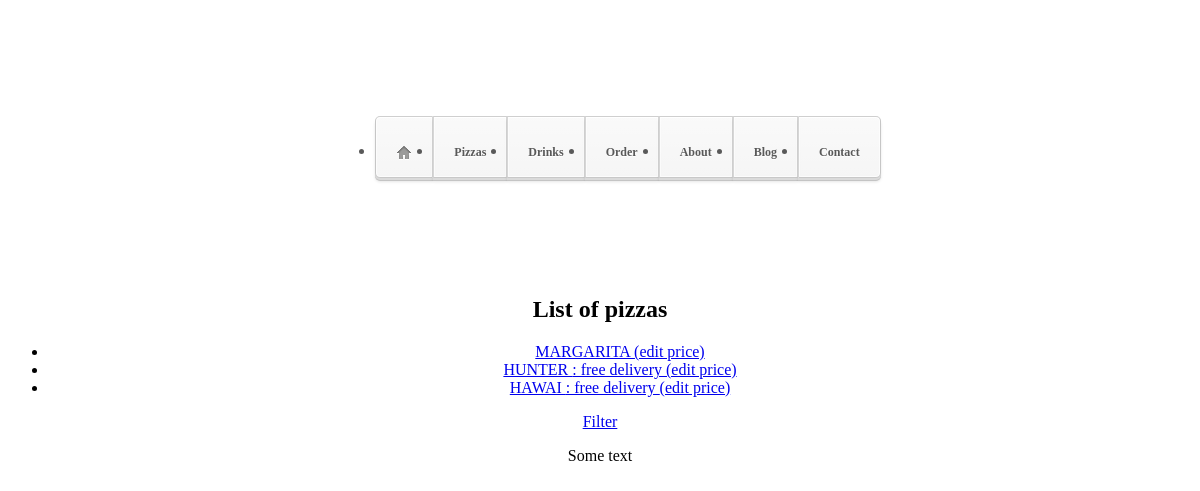
/pizza/pizzas/, run on an earlier commit of the app's database.
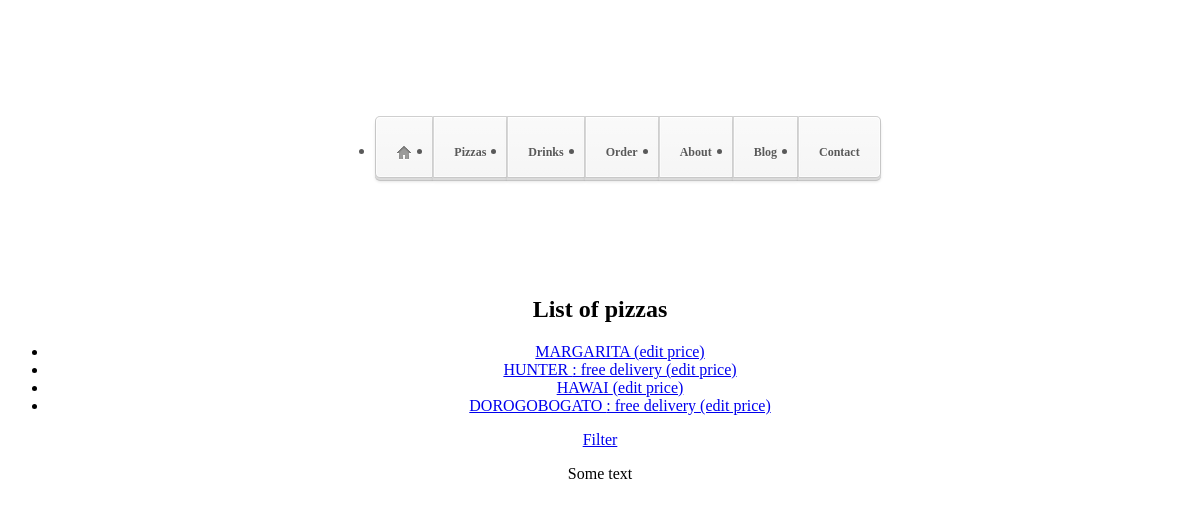
And on a later commit of the database.
### pizza/models.py (models this page shows, shortened)
class PizzaName(models.Model):
	name = models.CharField('Pizza', max_length=30)
	price = models.DecimalField('Price', max_digits=5, decimal_places=2, default=0)
	weight = models.IntegerField('Weight, grams', default=50)

### pizza/views.py (the view)
# urls.py: path('pizzas/', PizzasList.as_view()),
class PizzasList(ListView):
	model = PizzaName
	template_name = 'pizza/pizza.html' #template_name = '(modelname)_list.html' - by default

### pizza/templates/pizza/pizza.html
{% extends "index.html" %}
{% block content %}
<h1>List of pizzas</h1>
<ul>
	{% for pizza_name in object_list %}
	<li><a href="/pizza/pizzaadd/{{pizza_name.id}}/edit/">{{ pizza_name.name|upper }}
		{% if pizza_name.price >= 100 %}
			: free delivery
		{% endif %}
		<a href="/pizza/pizzaadd/{{pizza_name.id}}/editprice/">(edit price)</a>
	</li>
	{% endfor %}
</ul>
<a href="/pizza/pizzas/filter/">Filter</a>
{% endblock content %}

### ForPizza/templates/index.html (shortened to what this page needs)
{% extends "base.html" %}

### ForPizza/templates/base.html (shortened to what this page needs)
<!DOCTYPE html>
<html>
<head>
	{% load static %}
	<link rel="stylesheet" type="text/css" href="{% static 'ForPizza/style.css' %}">
</head>
<body>
	<header>
    	<nav class="container">
      		<ul class="nav">
        		<li><a href="index.html" class="nav-icon" title="Home"><span class="icon-home">Home</span></a></li>
        		<li><a href="/pizza/pizzas" title="Products">Pizzas</a></li>
        		<li><a href="/drinks" title="Drinks">Drinks</a></li>
        		<li><a href="/order/add" title="Order">Order</a></li>
        		<li><a href="index.html" title="About">About</a></li>
        		<li><a href="index.html" title="Blog">Blog</a></li>
        		<li><a href="index.html" title="Contact">Contact</a></li>
    		</ul>
    	</nav>
	</header>
	<section class>
		{% block content %} {% endblock %}
	</section>
    {% include "contacts.html" %}
</body>
</html>

### ForPizza/templates/contacts.html
<footer>
	<p>Some text</p>
</footer>

### ForPizza/static/ForPizza/style.css (style rules this page uses)
section, footer { text-align: center; }
.container { margin: 100px auto; width: 1200px; text-align: center; }
.nav { height: 60px; display: inline-block; }
.nav > li, .nav:active > .active { float: left; position: relative; margin: 0 0 4px; height: 60px; color: #595959; text-shadow: 0 1px white; background-color: rgba(0, 0, 0, 0.05); border: 1px solid; border-color: #cfcfcf #d6d6d6 #c8c8c8; background-image: -webkit-linear-gradient(top, rgba(255, 255, 255, 0.6), rgba(255, 255, 255, 0.25)); background-image: -moz-linear-gradient(top, rgba(255, 255, 255, 0.6), rgba(255, 255, 255, 0.25)); background-image: -o-linear-gradient(top, rgba(255, 255, 255, 0.6), rgba(255, 255, 255, 0.25)); background-image: linear-gradient(to bottom, rgba(255, 255, 255, 0.6), rgba(255, 255, 255, 0.25)); -webkit-box-shadow: inset 0 1px white, inset 0 0 0 1px rgba(255, 255, 255, 0.7), 0 2px #dadada, 0 3px #c4c4c4, 0 4px 3px rgba(0, 0, 0, 0.1); box-shadow: inset 0 1px white, inset 0 0 0 1px rgba(255, 255, 255, 0.7), 0 2px #dadada, 0 3px #c4c4c4, 0 4px 3px rgba(0, 0, 0, 0.1); }
.nav > li:first-child { border-left-width: 1px !important; border-left-color: #c6c6c6; border-radius: 5px 0 0 5px; }
.nav > li:last-child { border-right-width: 1px !important; border-right-color: #c6c6c6; border-radius: 0 5px 5px 0; }
.nav > li > a { display: block; position: relative; line-height: 70px; padding: 0 20px; font-size: 12px; font-weight: bold; color: inherit; text-decoration: none; outline: 0; }
[class*="icon-"] { display: inline-block; width: 16px; height: 16px; vertical-align: text-top; background-image: url("../img/icons.png"); background-repeat: no-repeat; background-color: transparent; font: 0/0 serif; text-shadow: none; color: transparent; }
.icon-home { background-position: 0 0; }

What changed in the data, as far as the page shows it:
changed PizzaName "HAWAI": no longer shows ": free delivery"
added PizzaName: name "DOROGOBOGATO", price ": free delivery"
